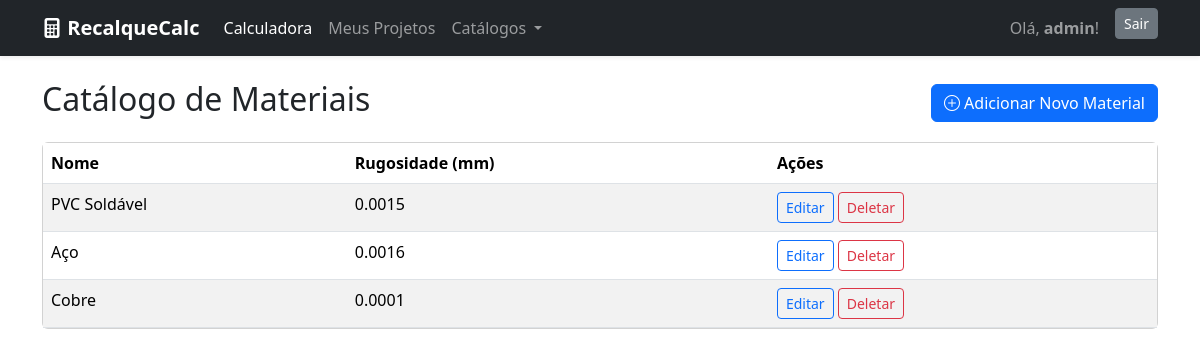
The page /catalog/materiais/ (signed in) on the database its author committed.
### calculator/models.py (models this page shows, shortened)
class Material(models.Model):
    nome = models.CharField(max_length=100, unique=True, help_text="Ex: PVC Soldável, Aço Carbono")
    rugosidade_mm = models.FloatField(help_text="Rugosidade absoluta (ε) em milímetros")

### calculator/views.py (the view)
# urls.py: path('catalog/materiais/', views.MaterialListView.as_view(), name='material_list'),
class MaterialListView(LoginRequiredMixin, ListView):
    model = Material
    template_name = 'calculator/material_list.html'
    context_object_name = 'materiais'

### calculator/templates/calculator/material_list.html
{% extends "calculator/base.html" %} {% block content %}
<div class="d-flex justify-content-between align-items-center mb-3">
    <h2>Catálogo de Materiais</h2>
    <a href="{% url 'material_create' %}" class="btn btn-primary">
        <i class="bi bi-plus-circle"></i> Adicionar Novo Material
    </a>
</div>
<div class="card">
    <div class="table-responsive">
        <table class="table table-striped table-hover mb-0">
            <thead>
                <tr>
                    <th>Nome</th>
                    <th>Rugosidade (mm)</th>
                    <th>Ações</th>
                </tr>
            </thead>
            <tbody>
                {% for material in materiais %}
                <tr>
                    <td>{{ material.nome }}</td>
                    <td>{{ material.rugosidade_mm }}</td>
                    <td>
                        <a href="{% url 'material_update' material.pk %}" class="btn btn-sm btn-outline-primary">Editar</a>
                        <a href="{% url 'material_delete' material.pk %}" class="btn btn-sm btn-outline-danger">Deletar</a>
                    </td>
                </tr>
                {% empty %}
                <tr>
                    <td colspan="3" class="text-center">Nenhum material cadastrado.</td>
                </tr>
                {% endfor %}
            </tbody>
        </table>
    </div>
</div>
{% endblock %}

### calculator/templates/calculator/partials/navbar.html (shortened to what this page needs)
<nav class="navbar navbar-expand-lg navbar-dark bg-dark shadow-sm">
    <div class="container">
        <a class="navbar-brand" href="{% url 'calculadora' %}">
            <i class="bi bi-calculator-fill"></i>
            <strong>RecalqueCalc</strong>
        </a>
        <div class="collapse navbar-collapse" id="navbarNav">
            <ul class="navbar-nav me-auto mb-2 mb-lg-0">
                <li class="nav-item">
                    <a class="nav-link active" aria-current="page" href="{% url 'calculadora' %}">Calculadora</a>
                </li>
                    {% if user.is_authenticated %}
                <li class="nav-item">
                    <a class="nav-link" href="{% url 'project_list' %}">Meus Projetos</a>
                </li>
                {% endif %}
                <li class="nav-item dropdown">
                    <a class="nav-link dropdown-toggle" href="#" id="navbarDropdown" role="button" data-bs-toggle="dropdown" aria-expanded="false">
                        Catálogos
                    </a>
                </li>
            </ul>
            <div class="d-flex">
                {% if user.is_authenticated %}
                    <span class="navbar-text me-3">
                        Olá, <strong>{{ user.username }}</strong>!
                    </span>
                    <form action="{% url 'logout' %}" method="post" class="d-inline">
                        <button type="submit" class="btn btn-secondary btn-sm">Sair</button>
                    </form>
                {% else %}
                    <a href="{% url 'login' %}" class="btn btn-primary btn-sm">Login</a>
                {% endif %}
            </div>
        </div>
    </div>
</nav>

### rows shown on the page
Material: nome "PVC Soldável", rugosidade_mm "0.0015"
Material: nome "Aço", rugosidade_mm "0.0016"
Material: nome "Cobre", rugosidade_mm "0.0001"

### other values the page prints
{{ user.username }} "admin"
